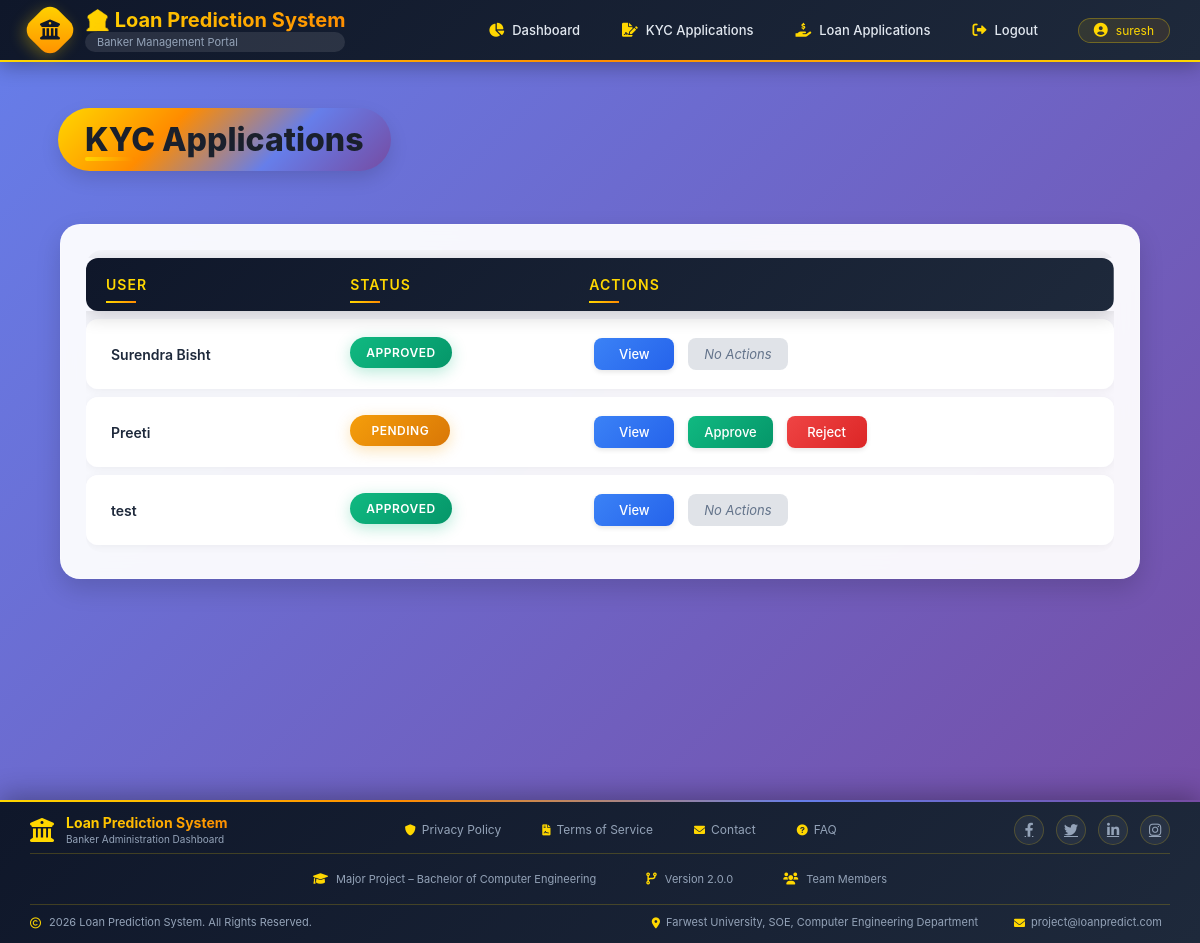
The app's page /kyc-applications/ (signed in) with its own data.
### app/models.py (models this page shows, shortened)
class CustomUser(AbstractBaseUser, PermissionsMixin):
    USER = 'USER'
    BANKER = 'BANKER'
    USER_TYPE_CHOICES = (
        (USER, 'User'),
        (BANKER, 'Banker'),
    )
    email = models.EmailField(unique=True)
    full_name = models.CharField(max_length=150)
    phone_number = models.CharField(max_length=15)
    user_type = models.CharField(
        max_length=10,
        choices=USER_TYPE_CHOICES,
        default=USER
    )
    is_active = models.BooleanField(default=True)
    is_staff = models.BooleanField(default=False)
    created_at = models.DateTimeField(auto_now_add=True)
    objects = CustomUserManager()
    USERNAME_FIELD = 'email'
    REQUIRED_FIELDS = ['full_name', 'phone_number']

class KYC(models.Model):
    STATUS_CHOICES = [
        ('Pending', 'Pending'),
        ('Approved', 'Approved'),
        ('Rejected', 'Rejected'),
    ]
    user = models.OneToOneField(
        settings.AUTH_USER_MODEL,
        on_delete=models.CASCADE,
        null=True,
        blank=True,
    )
    full_name = models.CharField(max_length=100)
    date_of_birth = models.DateField()
    gender = models.CharField(max_length=10)
    father_spouse_name = models.CharField(max_length=100)
    marital_status = models.CharField(max_length=20)
    mobile_number = models.CharField(max_length=15)
    email = models.EmailField()
    current_address = models.TextField()
    permanent_address = models.TextField()
    occupation_type = models.CharField(max_length=50)
    annual_income = models.DecimalField(max_digits=12, decimal_places=2)
    source_of_funds = models.CharField(max_length=50)
    nature_of_business = models.CharField(max_length=100, blank=True, null=True)
    purpose_of_account = models.CharField(max_length=50)
    id_proof = models.FileField(upload_to='kyc/id_proofs/')
    photograph = models.ImageField(upload_to='kyc/photos/')
    status = models.CharField(max_length=20, choices=STATUS_CHOICES, default='Pending')

### app/decorators.py (the view)
        def wrapper(request, *args, **kwargs):
            if request.user.is_authenticated:
                if request.user.user_type in allowed_roles:
                    return view_func(request, *args, **kwargs)
                else:
                    messages.error(request, "You are not authorized to access this page.")
                    return redirect("login")
            return redirect("login")

### app/views.py (called while the page is built)
@login_required
@role_required(allowed_roles=["BANKER"])
def kyc_applications(request):
    print("="*50)
    print("KYC APPLICATIONS VIEW IS BEING CALLED")
    print(f"User: {request.user.email}")
    print(f"User Type: {request.user.user_type}")
    print("="*50)
    kyc_count = KYC.objects.count()
    print(f"Total KYC records in database: {kyc_count}")
    kyc_list = KYC.objects.all().order_by("-id")
    for kyc in kyc_list:
        print(f"KYC ID: {kyc.id}, User: {kyc.user.full_name if kyc.user else 'No User'}, Status: {kyc.status}")
    context = {
        "kyc_list": kyc_list,
    }
    print("Rendering template: Banker/kyc_applications.html")
    return render(request, "Banker/kyc_applications.html", context)

### app/templates/Banker/kyc_applications.html (shortened to what this page needs)
{% extends "Banker/base.html" %}
{% block content %}
<div class="container">
    <h2>KYC Applications</h2>
    {% if kyc_list %}
    <div class="table-responsive">
        <div class="table-container">
            <table class="table">
                <thead>
                    <tr>
                        <th>User</th>
                        <th>Status</th>
                        <th>Actions</th>
                    </tr>
                </thead>
                <tbody>
                    {% for kyc in kyc_list %}
                    <tr>
                        <td>
                            {{ kyc.user.full_name }}
                        </td>
                        <td>
                            {% if kyc.status == "Approved" %}
                                <span class="status approved">Approved</span>
                            {% elif kyc.status == "Rejected" %}
                                <span class="status rejected">Rejected</span>
                            {% else %}
                                <span class="status pending">Pending</span>
                            {% endif %}
                        </td>
                        <td>
                            <a href="{% url 'view_kyc' kyc.id %}" class="btn view">
                                View
                            </a>
                            {% if kyc.status == "Pending" %}
                                <a href="{% url 'update_kyc_status' kyc.id 'approve' %}" class="btn approve">
                                    Approve
                                </a>
                                <a href="{% url 'update_kyc_status' kyc.id 'reject' %}" class="btn reject">
                                    Reject
                                </a>
                            {% else %}
                                <span class="no-action">
                                    No Actions
                                </span>
                            {% endif %}
                        </td>
                    </tr>
                    {% endfor %}
                </tbody>
            </table>
        </div>
    </div>
    {% else %}
    <p>No KYC applications found.</p>
    {% endif %}
</div>
{% endblock %}

### app/templates/Banker/base.html (shortened to what this page needs)
{% load static %}
<!DOCTYPE html>
<html lang="en">
<head>
    <link rel="stylesheet" href="https://cdnjs.cloudflare.com/ajax/libs/font-awesome/6.0.0/css/all.min.css">
    <link rel="stylesheet" href="{% static 'Banker/css/style.css' %}">
</head>
<body>
<header>
    <div class="header-container">
        <div class="header-left">
            <section>
                <div class="logo-icon">
                    <i class="fas fa-university"></i>
                </div>
                <div class="logo-text">
                    <h1>🏦 Loan Prediction System</h1>
                    <p>Banker Management Portal</p>
                </div>
            </section>
        </div>
        <nav>
            {% if request.user.is_authenticated %}
                <a href="{% url 'banker_dashboard' %}">
                    <i class="fas fa-chart-pie"></i>
                    Dashboard
                </a>
                <a href="{% url 'kyc_applications' %}">
                    <i class="fas fa-file-signature"></i>
                    KYC Applications
                </a>
                <a href="{% url 'loan_applications' %}">
                    <i class="fas fa-hand-holding-usd"></i>
                    Loan Applications
                </a>
                <a href="{% url 'logout' %}">
                    <i class="fas fa-sign-out-alt"></i>
                    Logout
                </a>
                <span>
                    <i class="fas fa-user-circle"></i>
                    {{ request.user.full_name|default:request.user.email }}
                </span>
            {% endif %}
        </nav>
    </div>
</header>
<main>
    {% block content %}{% endblock %}
</main>
<footer>
    <div class="footer-container">
        <div class="footer-top">
            <div class="footer-brand">
                <i class="fas fa-university"></i>
                <div class="footer-brand-text">
                    <h3>Loan Prediction System</h3>
                    <p>Banker Administration Dashboard</p>
                </div>
            </div>
            <div class="footer-links">
                <a href="#">
                    <i class="fas fa-shield-alt"></i>
                    Privacy Policy
                </a>
                <a href="#">
                    <i class="fas fa-file-contract"></i>
                    Terms of Service
                </a>
                <a href="#">
                    <i class="fas fa-envelope"></i>
                    Contact
                </a>
                <a href="#">
                    <i class="fas fa-question-circle"></i>
                    FAQ
                </a>
            </div>
            <div class="footer-social">
                <a href="#"><i class="fab fa-facebook-f"></i></a>
                <a href="#"><i class="fab fa-twitter"></i></a>
                <a href="#"><i class="fab fa-linkedin-in"></i></a>
                <a href="#"><i class="fab fa-instagram"></i></a>
            </div>
        </div>
        <div class="footer-middle">
            <div class="footer-info-item">
                <i class="fas fa-graduation-cap"></i>
                <span>Major Project – Bachelor of Computer Engineering</span>
            </div>
            <div class="footer-info-item">
                <i class="fas fa-code-branch"></i>
                <span>Version 2.0.0</span>
            </div>
            <div class="footer-info-item">
                <i class="fas fa-users"></i>
                <span>Team Members</span>
            </div>
        </div>
        <div class="footer-bottom">
            <div class="footer-copyright">
                <i class="far fa-copyright"></i>
                <span>{% now "Y" %} Loan Prediction System. All Rights Reserved.</span>
            </div>
            <div class="footer-contact">
                <span>
                    <i class="fas fa-map-marker-alt"></i>
            Farwest University, SOE, Computer Engineering Department
                </span>
                <span>
                    <i class="fas fa-envelope"></i>
                    project@loanpredict.com
                </span>
            </div>
        </div>
    </div>
</footer>
</body>
</html>

### records on screen
CustomUser: user.full_name "suresh"
KYC: user.full_name "Surendra Bisht", status "APPROVED"
KYC: user.full_name "Preeti", status "PENDING"
KYC: user.full_name "test", status "APPROVED"
